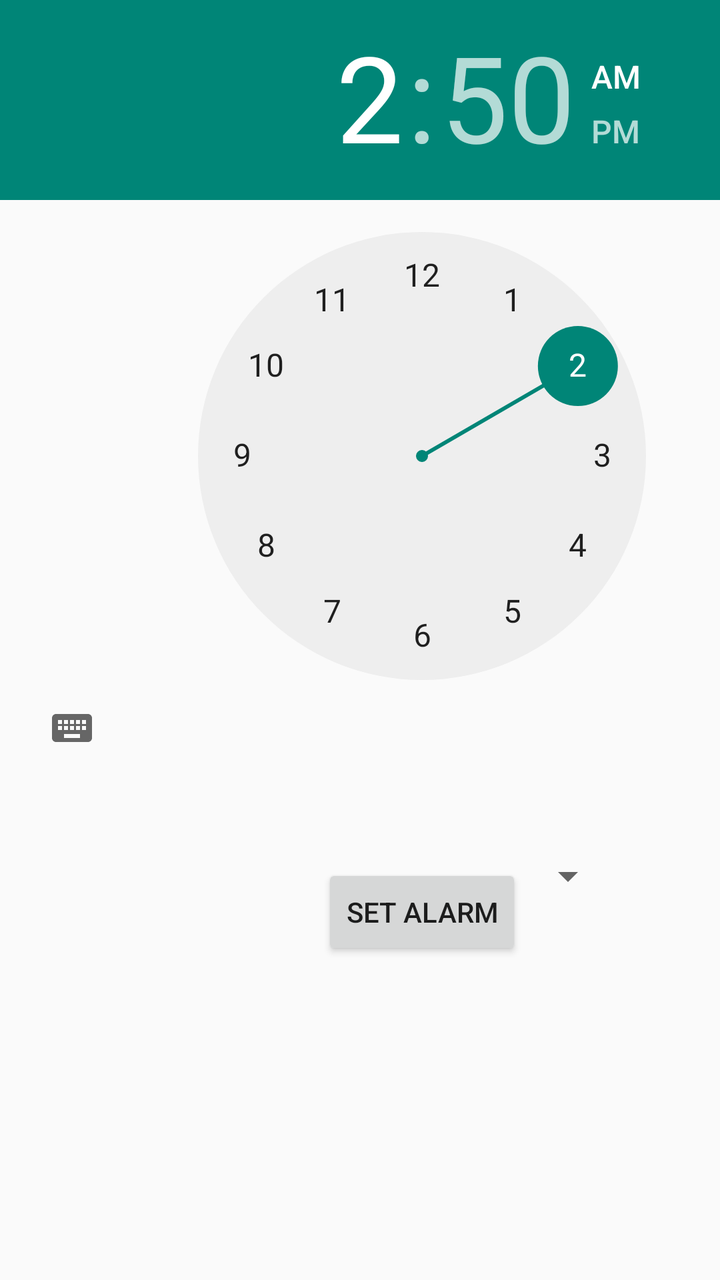
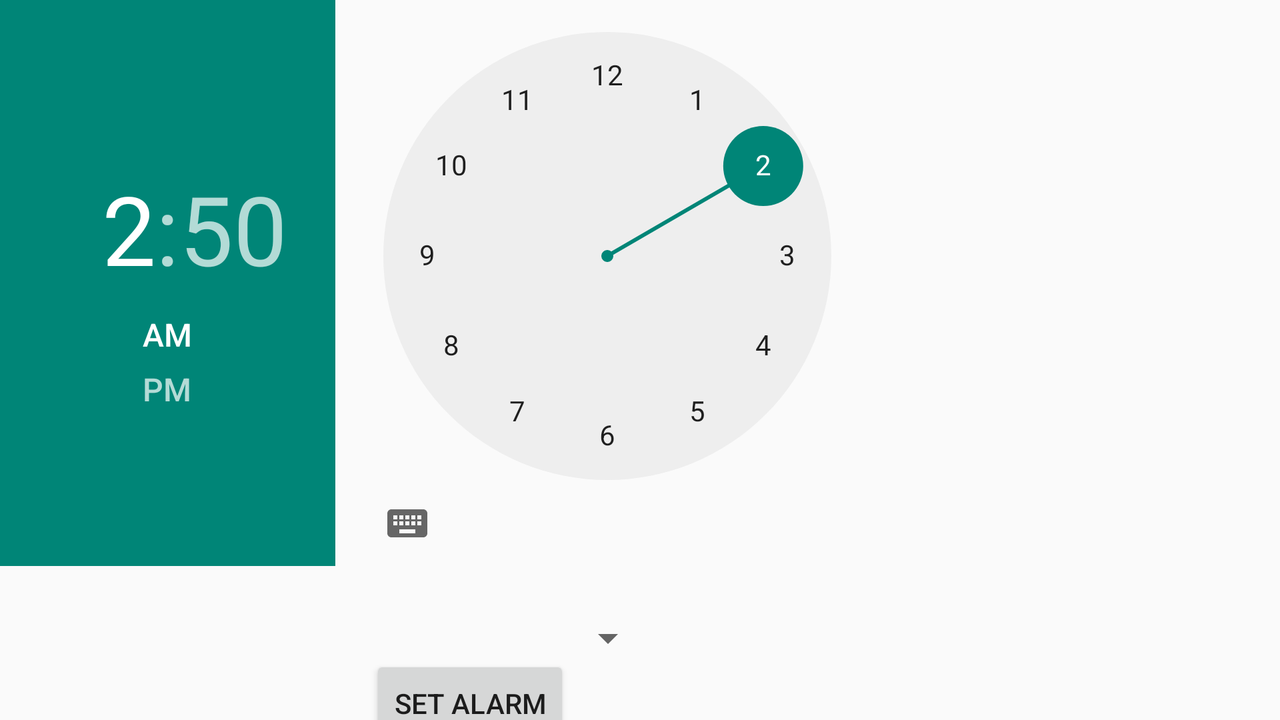

First picture: res/layout/ on a phone held upright. Second picture: the repository's own variant of that layout, on a device whose configuration matches the variant's folder. Source for both follows.
<!-- AndroidManifest.xml: application theme Theme.Design.Light.NoActionBar -->
<!-- res/layout/activity_alarm.xml -->
<?xml version="1.0" encoding="utf-8"?>
<androidx.constraintlayout.widget.ConstraintLayout xmlns:android="http://schemas.android.com/apk/res/android"
    xmlns:app="http://schemas.android.com/apk/res-auto"
    xmlns:tools="http://schemas.android.com/tools"
    android:layout_width="match_parent"
    android:layout_height="match_parent"
    tools:context=".Alarm.AlarmActivity">

    <TimePicker
        android:id="@+id/timePicker"
        android:layout_width="422dp"
        android:layout_height="394dp"
        tools:layout_editor_absoluteX="-11dp"
        tools:layout_editor_absoluteY="-5dp" />

    <Spinner
        android:id="@+id/bus_list_spinnner"
        android:layout_width="194dp"
        android:layout_height="48dp"
        android:layout_marginTop="20dp"
        app:layout_constraintEnd_toEndOf="@+id/timePicker"
        app:layout_constraintStart_toStartOf="parent"
        app:layout_constraintTop_toBottomOf="@+id/timePicker" />

    <Button
        android:id="@+id/set_arlarm"
        android:layout_width="wrap_content"
        android:layout_height="wrap_content"
        android:text="SET ALARM"
        app:layout_constraintBottom_toTopOf="@+id/recyclerView"
        app:layout_constraintEnd_toEndOf="@+id/bus_list_spinnner"
        app:layout_constraintStart_toStartOf="@+id/bus_list_spinnner"
        app:layout_constraintTop_toBottomOf="@+id/bus_list_spinnner" />

    <androidx.recyclerview.widget.RecyclerView
        android:id="@+id/recyclerView"
        android:layout_width="422dp"
        android:layout_height="186dp"
        android:layout_marginBottom="4dp"
        app:layout_constraintBottom_toBottomOf="parent"
        app:layout_constraintEnd_toEndOf="@+id/timePicker"
        app:layout_constraintHorizontal_bias="0.6"
        app:layout_constraintStart_toStartOf="parent" />

</androidx.constraintlayout.widget.ConstraintLayout>
<!-- resources referenced by this layout -->
<resources>

</resources>
<!-- res/layout-land/activity_alarm.xml (the repository's variant of the layout above) -->
<!-- drawn on the phone turned sideways -->
<?xml version="1.0" encoding="utf-8"?>
<androidx.constraintlayout.widget.ConstraintLayout xmlns:android="http://schemas.android.com/apk/res/android"
    xmlns:app="http://schemas.android.com/apk/res-auto"
    xmlns:tools="http://schemas.android.com/tools"
    android:layout_width="match_parent"
    android:layout_height="match_parent"
    tools:context=".Alarm.AlarmActivity">

    <TimePicker
        android:id="@+id/timePicker"
        android:layout_width="462dp"
        android:layout_height="283dp"
        app:layout_constraintStart_toStartOf="parent"
        app:layout_constraintTop_toTopOf="parent" />

    <Spinner
        android:id="@+id/bus_list_spinnner"
        android:layout_width="194dp"
        android:layout_height="48dp"
        android:layout_marginTop="12dp"
        app:layout_constraintEnd_toEndOf="@+id/timePicker"
        app:layout_constraintStart_toStartOf="@+id/timePicker"
        app:layout_constraintTop_toBottomOf="@+id/timePicker" />

    <Button
        android:id="@+id/set_arlarm"
        android:layout_width="wrap_content"
        android:layout_height="wrap_content"
        android:text="SET ALARM"
        app:layout_constraintBottom_toBottomOf="parent"
        app:layout_constraintEnd_toEndOf="@+id/bus_list_spinnner"
        app:layout_constraintHorizontal_bias="0.542"
        app:layout_constraintStart_toStartOf="@+id/bus_list_spinnner"
        app:layout_constraintTop_toBottomOf="@+id/bus_list_spinnner" />

    <androidx.recyclerview.widget.RecyclerView
        android:id="@+id/rv_alarm_show"
        android:layout_width="275dp"
        android:layout_height="407dp"
        android:layout_marginBottom="4dp"
        app:layout_constraintBottom_toBottomOf="parent"
        app:layout_constraintEnd_toEndOf="parent"
        app:layout_constraintHorizontal_bias="0.0"
        app:layout_constraintStart_toEndOf="@+id/timePicker" />

</androidx.constraintlayout.widget.ConstraintLayout>
